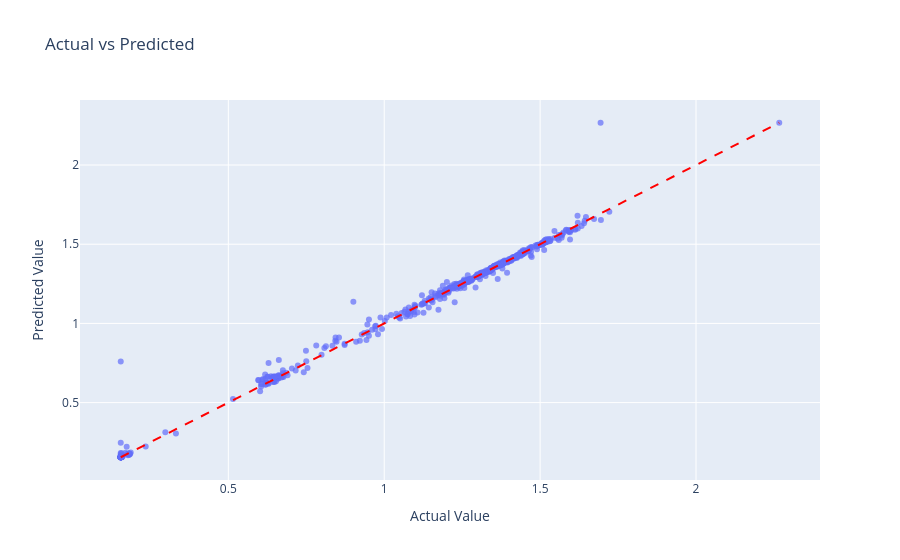

Notebook source saved alongside this figure:
### Code cell
# Create DataFrame
ap_df = pd.DataFrame({
    "Actual": y_test,
    "Predicted": y_test_pred
}, index=y_test.index)

# Interactive scatter plot
fig = px.scatter(
    ap_df,
    x="Actual",
    y="Predicted",
    title="Actual vs Predicted",
    labels={
        "Actual": "Actual Value",
        "Predicted": "Predicted Value"
    },
    opacity=0.7
)

# Add perfect prediction line (y = x)
min_val = min(ap_df.min())
max_val = max(ap_df.max())
fig.add_shape(
    type="line",
    x0=min_val,
    y0=min_val,
    x1=max_val,
    y1=max_val,
    line=dict(dash="dash", color="red"),
)

fig.show()

### Figure 1 — Plotly figure (JSON) as saved in the notebook; plotly's stock layout.template omitted (floating-point values rounded to 4 significant figures; data arrays with more than 128 entries replaced by an {"elided": "..."} marker saying what was removed)
{"data": [{"hovertemplate": "Actual Value=%{x}<br>Predicted Value=%{y}<extra></extra>", "legendgroup": "", "marker": {"color": "#636efa", "opacity": 0.7, "symbol": "circle"}, "mode": "markers", "name": "", "orientation": "v", "showlegend": false, "type": "scatter", "x": {"elided": "608 float values"}, "xaxis": "x", "y": {"elided": "608 float values"}, "yaxis": "y"}], "layout": {"legend": {"tracegroupgap": 0}, "shapes": [{"line": {"color": "red", "dash": "dash"}, "type": "line", "x0": 0.155, "x1": 2.267, "y0": 0.155, "y1": 2.267}], "title": {"text": "Actual vs Predicted"}, "xaxis": {"anchor": "y", "domain": [0, 1], "title": {"text": "Actual Value"}}, "yaxis": {"anchor": "x", "domain": [0, 1], "title": {"text": "Predicted Value"}}}}
